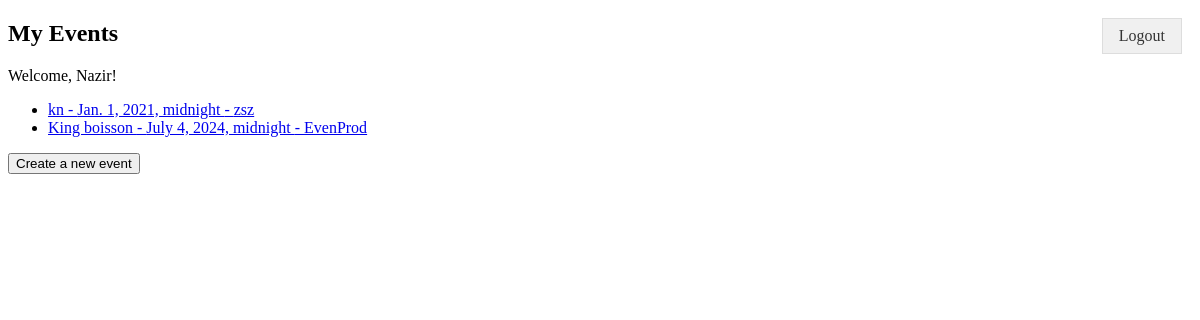
Before: /home/ (signed in) with the older database file.
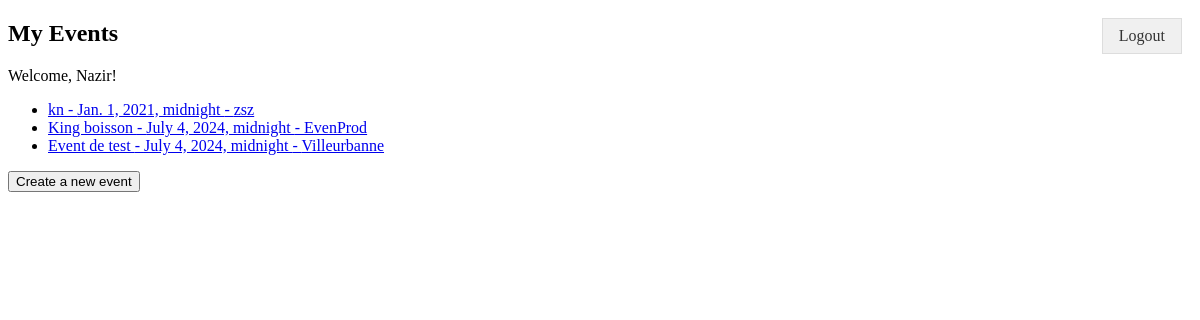
After: the same page with the newer database file.
### events/models.py (models this page shows, shortened)
class Event(models.Model):
    name = models.CharField(max_length=255)
    description = models.TextField()
    location = models.CharField(max_length=255)
    date = models.DateTimeField()
    creator = models.ForeignKey(User, on_delete=models.CASCADE, related_name='events')

### home/views.py (the view)
# urls.py: path('home/', home_views.list_events, name='home'),
@login_required
def list_events(request):
    events = Event.objects.filter(creator=request.user).order_by('date')
    return render(request, 'home/list_events.html', {'events': events, 'username': request.user.username})

### templates/home/list_events.html
{% extends '../base_generic.html' %}
{% block content %}
<h2>My Events</h2>
<p>Welcome, {{ username }}!</p>
<ul>
    {% for event in events %}
    <li>
        <a href="{% url 'event_detail' event.id %}">{{ event.name }} - {{ event.date }} - {{ event.location }}</a>
    </li>
    {% empty %}
    <li>No events found.</li>
    {% endfor %}
</ul>
<a href="{% url 'create_event' %}">
    <button>Create a new event</button>
</a>
{% endblock %}

Changed rows visible on the page:
added Event: name "Event de test", date "July 4, 2024, midnight", location "Villeurbanne"
